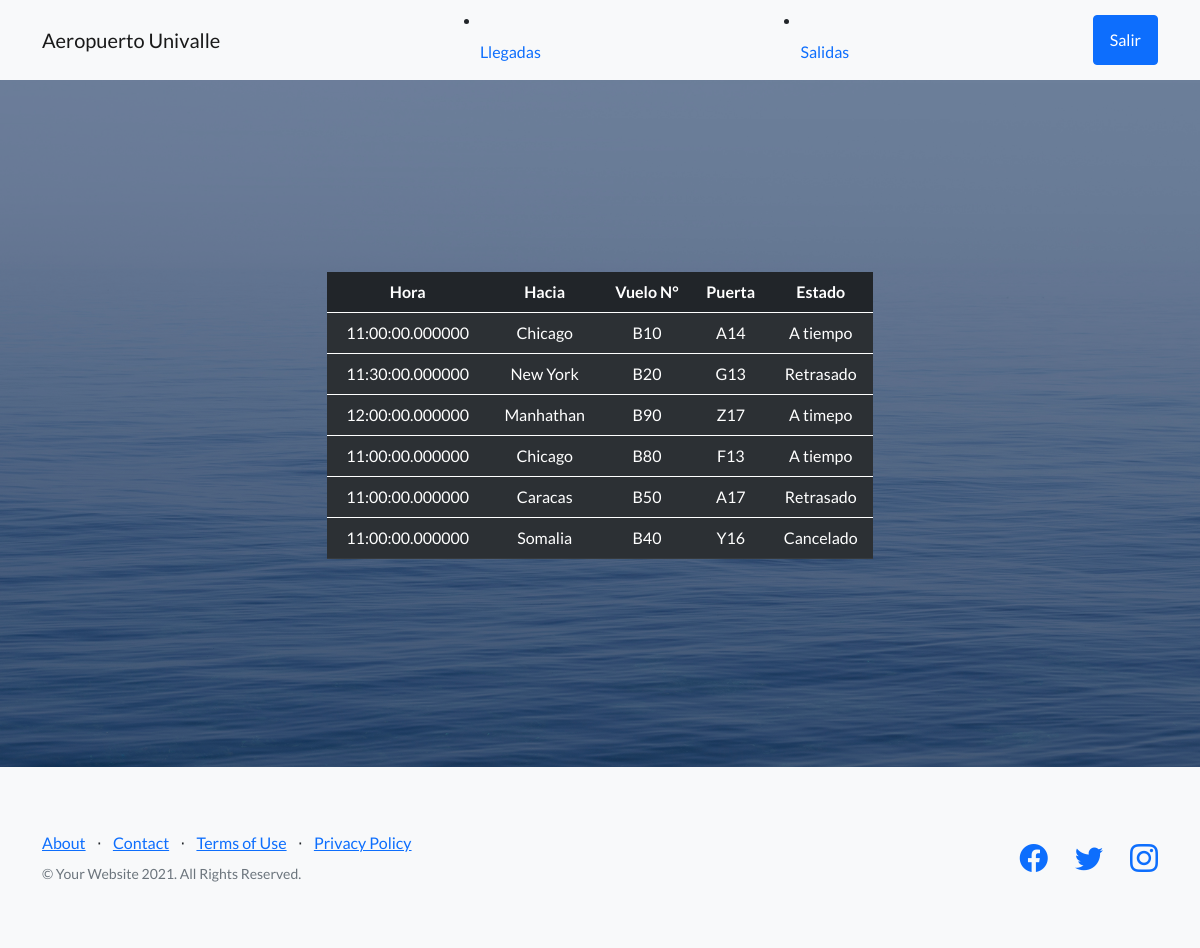
Page /salidas.php on the committed database.
### tables this page shows
CREATE TABLE `salidas` (
  `hora` time(6) NOT NULL,
  `hacia` varchar(100) NOT NULL,
  `vuelo_no` varchar(100) NOT NULL,
  `puerta` varchar(100) NOT NULL,
  `estado` varchar(100) NOT NULL
);

### salidas.php (the view, shortened to what this page needs)
<?php
    $conexion=mysqli_connect("localhost","root","","aeropuerto_univalle");
?>
<!DOCTYPE html>
<html lang="en">
    <head>
        <link href="https://cdn.jsdelivr.net/npm/bootstrap-icons@1.5.0/font/bootstrap-icons.css" rel="stylesheet" type="text/css" />
        <link href="css/styles.css" rel="stylesheet" />
    </head>
    <body>
        <nav class="navbar navbar-light bg-light static-top">
            <div class="container">
                <a class="navbar-brand" href="home.php">Aeropuerto Univalle</a>
                <li class="nav-item active">
                <a class="nav-link" href="llegadas.php">Llegadas<span class="sr-only"></a>
                </li>
                <li class="nav-item">
                <a class="nav-link" href="salidas.php">Salidas</a>
                </li>
                <a class="btn btn-primary" href="index.php">Salir</a>
            </div>
        </nav>
        <header class="masthead">
            <div class="container position-relative">
                <div class="row justify-content-center">
                    <div class="col-xl-6">
                        <div class="text-center text-white">
                        <table class="table table-striped table-dark">
                                <thead>
                                    <tr>
                                    <th scope="col">Hora</th>
                                    <th scope="col">Hacia</th>
                                    <th scope="col">Vuelo N°</th>
                                    <th scope="col">Puerta</th>
                                    <th scope="col">Estado</th>
                                    </tr>
                                    <?php
                                    $sql="SELECT * FROM salidas";
                                    $result=mysqli_query($conexion,$sql);
                                    while($mostrar=mysqli_fetch_array($result)){
                                    ?>
                                </thead>
                                <tbody>
                                    <tr>
                                    <td><?php echo $mostrar['hora']?></td>
                                    <td><?php echo $mostrar['hacia']?></td>
                                    <td><?php echo $mostrar['vuelo_no']?></td>
                                    <td><?php echo $mostrar['puerta']?></td>
                                    <td><?php echo $mostrar['estado']?></td>
                                    </tr>
                                </tbody>
                                <?php
                                }
                                ?>
                            </table>
                        </div>
                    </div>
                </div>
            </div>
        </header>
        <footer class="footer bg-light">
            <div class="container">
                <div class="row">
                    <div class="col-lg-6 h-100 text-center text-lg-start my-auto">
                        <ul class="list-inline mb-2">
                            <li class="list-inline-item"><a href="#!">About</a></li>
                            <li class="list-inline-item">⋅</li>
                            <li class="list-inline-item"><a href="#!">Contact</a></li>
                            <li class="list-inline-item">⋅</li>
                            <li class="list-inline-item"><a href="#!">Terms of Use</a></li>
                            <li class="list-inline-item">⋅</li>
                            <li class="list-inline-item"><a href="#!">Privacy Policy</a></li>
                        </ul>
                        <p class="text-muted small mb-4 mb-lg-0">&copy; Your Website 2021. All Rights Reserved.</p>
                    </div>
                    <div class="col-lg-6 h-100 text-center text-lg-end my-auto">
                        <ul class="list-inline mb-0">
                            <li class="list-inline-item me-4">
                                <a href="#!"><i class="bi-facebook fs-3"></i></a>
                            </li>
                            <li class="list-inline-item me-4">
                                <a href="#!"><i class="bi-twitter fs-3"></i></a>
                            </li>
                            <li class="list-inline-item">
                                <a href="#!"><i class="bi-instagram fs-3"></i></a>
                            </li>
                        </ul>
                    </div>
                </div>
            </div>
        </footer>
    </body>
</html>

### rows in the picture
salidas: hora "11:00:00.000000", hacia "Chicago", vuelo_no "B10", puerta "A14", estado "A tiempo"
salidas: hora "11:30:00.000000", hacia "New York", vuelo_no "B20", puerta "G13", estado "Retrasado"
salidas: hora "12:00:00.000000", hacia "Manhathan", vuelo_no "B90", puerta "Z17", estado "A timepo"
salidas: hora "11:00:00.000000", hacia "Chicago", vuelo_no "B80", puerta "F13", estado "A tiempo"
salidas: hora "11:00:00.000000", hacia "Caracas", vuelo_no "B50", puerta "A17", estado "Retrasado"
salidas: hora "11:00:00.000000", hacia "Somalia", vuelo_no "B40", puerta "Y16", estado "Cancelado"
